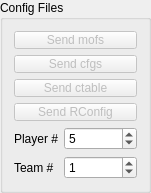
   <widget class="QGroupBox" name="groupBox_4">
    <property name="geometry">
     <rect>
      <x>10</x>
      <y>290</y>
      <width>151</width>
      <height>181</height>
     </rect>
    </property>
    <property name="title">
     <string>Config Files</string>
    </property>
    <layout class="QGridLayout" name="gridLayout_3">
     <item row="0" column="0">
      <widget class="QPushButton" name="upMofButton">
       <property name="enabled">
        <bool>false</bool>
       </property>
       <property name="maximumSize">
        <size>
         <width>16777215</width>
         <height>18</height>
        </size>
       </property>
       <property name="text">
        <string>Send mofs</string>
       </property>
      </widget>
     </item>
     <item row="1" column="0">
      <widget class="QPushButton" name="upCfgButton">
       <property name="enabled">
        <bool>false</bool>
       </property>
       <property name="maximumSize">
        <size>
         <width>16777215</width>
         <height>18</height>
        </size>
       </property>
       <property name="text">
        <string>Send cfgs</string>
       </property>
      </widget>
     </item>
     <item row="2" column="0">
      <widget class="QPushButton" name="upColorButton">
       <property name="enabled">
        <bool>false</bool>
       </property>
       <property name="maximumSize">
        <size>
         <width>16777215</width>
         <height>18</height>
        </size>
       </property>
       <property name="text">
        <string>Send ctable</string>
       </property>
      </widget>
     </item>
     <item row="3" column="0">
      <widget class="QPushButton" name="configButton">
       <property name="enabled">
        <bool>false</bool>
       </property>
       <property name="maximumSize">
        <size>
         <width>16777215</width>
         <height>18</height>
        </size>
       </property>
       <property name="text">
        <string>Send RConfig</string>
       </property>
      </widget>
     </item>
     <item row="4" column="0">
      <layout class="QFormLayout" name="formLayout_2">
       <property name="fieldGrowthPolicy">
        <enum>QFormLayout::AllNonFixedFieldsGrow</enum>
       </property>
       <item row="1" column="0">
        <widget class="QLabel" name="robotStatus_2">
         <property name="text">
          <string>Team #</string>
         </property>
        </widget>
       </item>
       <item row="0" column="0">
        <widget class="QLabel" name="robotStatus_3">
         <property name="text">
          <string>Player #</string>
         </property>
        </widget>
       </item>
       <item row="0" column="1">
        <widget class="QSpinBox" name="roleBox">
         <property name="minimum">
          <number>1</number>
         </property>
         <property name="maximum">
          <number>12</number>
         </property>
         <property name="value">
          <number>5</number>
         </property>
        </widget>
       </item>
       <item row="1" column="1">
        <widget class="QSpinBox" name="teamNumBox">
         <property name="maximum">
          <number>100000</number>
         </property>
         <property name="value">
          <number>1</number>
         </property>
        </widget>
       </item>
      </layout>
     </item>
    </layout>
   </widget>
